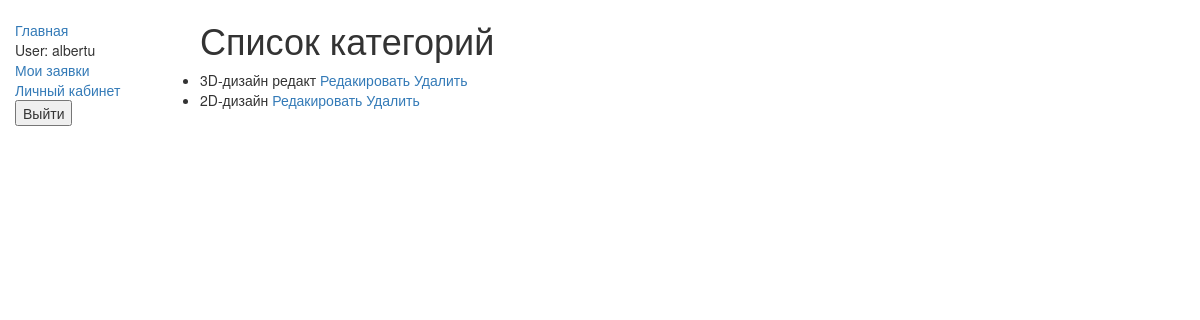
Screenshot of /main/category_list/ (signed in) with the database file from the repository.
### main/models.py (models this page shows, shortened)
class CustomUser(AbstractUser):
    security_question  = models.ForeignKey('SecurityQuestion', on_delete=models.SET_NULL, null=True, blank=True)
    security_answer  = models.CharField(max_length=255, null=True, blank=True)

class Category(models.Model):
    name = models.CharField(max_length=50, unique=True)

### main/views.py (the view)
# urls.py: path('category_list/', views.category_list, name='category_list'),
def category_list(request):
    categories = Category.objects.all()  # Получаем все категории из базы данных
    return render(request, 'main/category_list.html', {'categories': categories})

### main/templates/main/category_list.html (shortened to what this page needs)
{% extends 'basic.html' %}
{% block content %}
  <h1>Список категорий</h1>
  <ul>
    {% for category in categories %}
      <li>
        {{ category.name }}
        <a href="{% url 'category_edit' category.id %}">Редакировать</a>
        <a href="{% url 'category_delete' category.id %}">Удалить</a>
      </li>
    {% endfor %}
  </ul>
{% endblock %}

### main/templates/basic.html (shortened to what this page needs)
<!doctype html>
<html lang="en">
  <head>
    <link
      rel="stylesheet"
      href="https://maxcdn.bootstrapcdn.com/bootstrap/3.3.7/css/bootstrap.min.css" />
    {% load static %}
    <link rel="stylesheet" href="{% static 'css/styles.css' %}"/>
  </head>
  <body>
    <div class="container-fluid">
      <div class="row">
        <div class="col-sm-2">
          {% block sidebar %}
            <ul class="sidebar-nav">
              <li><a href="{% url 'application' %}">Главная</a></li>
              {% if user.is_authenticated %}
              <li>
                <li>User: {{ user.get_username }}</li>
                <li><a href="{% url 'user-application-list' %}">Мои заявки</a></li>
                <li><a href="{% url 'profile' %}">Личный кабинет</a></li>
                <form method="POST" action="{% url 'logout' %}">
                      <button type="submit">Выйти</button>
                </form>
              </li>
            {% endif %}
            </ul>
          {% endblock %}
        </div>
    {% block content %}
    {% endblock %}
  </body>
</html>

### main/static/css/styles.css (style rules this page uses)
.sidebar-nav { margin-top: 20px; padding: 0; list-style: none; }
form { width: 50%; }

### rows the page displays
CustomUser: get_username "albertu"
Category: name "3D-дизайн редакт"
Category: name "2D-дизайн"
